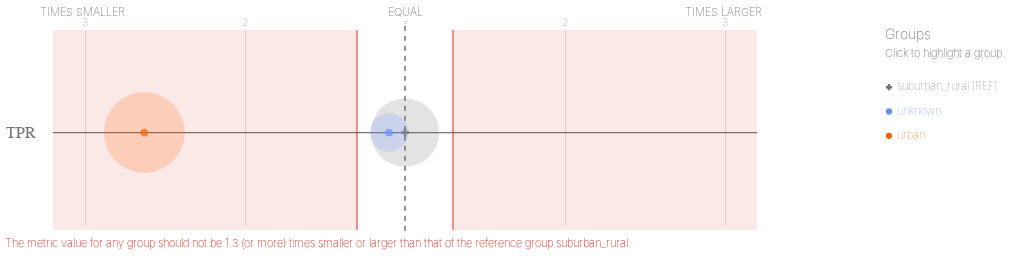

Notebook cell for this chart:
### Code cell
ap.disparities(bdf, metrics, 'metro_type', fairness_threshold = 1.3)

### Figure 1 — Vega-Lite specification as saved in the notebook (floating-point values rounded to 4 significant figures)
{"config": {"view": {"continuousWidth": 400, "continuousHeight": 300, "strokeWidth": 0}, "axisLeft": {"labelColor": "rgb(117,117,117)", "labelFont": "Arial", "labelFontSize": 16}}, "layer": [{"data": {"name": "data-b3bcfd1decd67fb31f95ea5e1bcd9e64"}, "mark": {"type": "rule", "stroke": "rgb(117,117,117)", "strokeWidth": 1.25, "tooltip": ""}, "encoding": {"x": {"type": "quantitative", "field": "x", "scale": {"domain": [-2, 2], "range": [80.0, 720.0]}}, "x2": {"field": "x2"}, "y": {"type": "nominal", "axis": {"domain": false, "labelAngle": 0, "labelPadding": -30, "orient": "left", "ticks": false, "title": ""}, "field": "metric", "scale": {"domain": ["TPR"], "range": [30, 225.0]}}}}, {"data": {"name": "data-79dd248bdaa0ea02c535240e8ad022c8"}, "mark": {"type": "rule", "stroke": "rgb(117,117,117)", "strokeDash": [5, 5], "strokeWidth": 1}, "encoding": {"tooltip": {"value": "suburban_rural [REF]"}, "x": {"value": 400.0}, "y": {"value": 20.83}, "y2": {"value": 229.2}}}, {"data": {"name": "data-bf3bbf11504879c3d6556966f4853596"}, "mark": {"type": "text", "align": "center", "color": "rgb(117,117,117)", "font": "Arial", "fontSize": 11, "fontWeight": 100, "tooltip": ""}, "encoding": {"text": {"type": "nominal", "field": "label"}, "x": {"type": "quantitative", "field": "value", "scale": {"domain": [-2, 2], "range": [80.0, 720.0]}}, "y": {"value": 17.5}}}, {"layer": [{"mark": {"type": "text", "align": "right", "fill": "rgb(117,117,117)", "font": "Arial", "fontSize": 11, "fontWeight": 100, "tooltip": ""}, "encoding": {"text": {"value": "TIMES SMALLER"}, "x": {"value": 120.0}, "y": {"value": 7.5}}}, {"mark": {"type": "text", "align": "left", "fill": "rgb(117,117,117)", "font": "Arial", "fontSize": 11, "fontWeight": 100, "tooltip": ""}, "encoding": {"text": {"value": "TIMES LARGER"}, "x": {"value": 680.0}, "y": {"value": 7.5}}}, {"mark": {"type": "text", "align": "center", "fill": "rgb(117,117,117)", "font": "Arial", "fontSize": 11, "fontWeight": 100, "tooltip": ""}, "encoding": {"text": {"value": "EQUAL"}, "x": {"value": 400.0}, "y": {"value": 7.5}}}], "data": {"name": "data-79dd248bdaa0ea02c535240e8ad022c8"}}, {"layer": [{"mark": {"type": "rule", "opacity": 0.8, "stroke": "rgb(217, 46, 28)", "strokeWidth": 1.25, "tooltip": ""}, "encoding": {"x": {"type": "quantitative", "field": "min", "scale": {"domain": [-2, 2], "range": [80.0, 720.0]}}, "y": {"value": 25.0}, "y2": {"value": 225.0}}}, {"mark": {"type": "rule", "opacity": 0.8, "stroke": "rgb(217, 46, 28)", "strokeWidth": 1.25, "tooltip": ""}, "encoding": {"x": {"type": "quantitative", "field": "max", "scale": {"domain": [-2, 2], "range": [80.0, 720.0]}}, "y": {"value": 25.0}, "y2": {"value": 225.0}}}, {"layer": [{"mark": {"type": "rect", "fill": "rgb(217, 46, 28)", "opacity": 0.1, "tooltip": ""}, "encoding": {"x": {"type": "quantitative", "field": "min", "scale": {"domain": [-2, 2], "range": [80.0, 720.0]}}, "x2": {"field": "lower_end"}, "y": {"value": 25.0}, "y2": {"value": 225.0}}}, {"mark": {"type": "rect", "fill": "rgb(217, 46, 28)", "opacity": 0.1, "tooltip": ""}, "encoding": {"x": {"type": "quantitative", "field": "max", "scale": {"domain": [-2, 2], "range": [80.0, 720.0]}}, "x2": {"field": "upper_end"}, "y": {"value": 25.0}, "y2": {"value": 225.0}}}]}, {"data": {"name": "data-79dd248bdaa0ea02c535240e8ad022c8"}, "mark": {"type": "text", "align": "left", "baseline": "top", "fill": "rgb(217, 46, 28)", "font": "Arial", "fontSize": 11, "fontWeight": 100, "tooltip": ""}, "encoding": {"text": {"value": "The metric value for any group should not be 1.3 (or more) times smaller or larger than that of the reference group suburban_rural."}, "x": {"value": 0}, "y": {"value": 233.3}}}], "data": {"name": "data-b643063563633c31a45d634da5f365b2"}}, {"layer": [{"mark": "circle"}, {"data": {"name": "data-a372bb0cd8e18747a9ccd0ff067f20de"}, "mark": {"type": "circle", "opacity": 0.2}, "encoding": {"color": {"condition": {"type": "nominal", "field": "attribute_value", "legend": null, "scale": {"domain": ["suburban_rural", "unknown", "urban"], "range": ["rgb(117,117,117)", "rgb(100, 143, 255)", "rgb(254, 97, 0)", "rgb(220, 38, 127)", "rgb(255, 176, 0)", "rgb(120, 94, 240)"]}, "selection": "selector005"}, "value": "rgb(224,224,224)"}, "size": {"type": "quantitative", "field": "group_size", "legend": null, "scale": {"domain": [0, 10940.0], "range": [0, 7854.0]}}, "tooltip": [{"type": "nominal", "field": "attribute_value", "title": "Group"}, {"type": "nominal", "field": "tooltip_group_size", "title": "Group Size"}, {"type": "nominal", "field": "tooltip_disparity_explanation_tpr", "title": "Disparity"}, {"type": "quantitative", "field": "tpr", "format": ".2f", "title": "TPR"}], "x": {"type": "quantitative", "axis": {"domain": false, "labels": false, "ticks": false, "title": null, "values": [-2, -1, 1, 2]}, "field": "tpr_disparity_scaled", "scale": {"domain": [-2, 2], "range": [80.0, 720.0]}}, "y": {"type": "nominal", "axis": {"domain": false, "grid": false, "labels": false, "ticks": false, "title": " "}, "field": "metric_variable", "scale": {"domain": ["TPR"], "range": [30, 225.0]}}}, "selection": {"selector007": {"type": "multi", "empty": "all", "fields": ["attribute_value"]}}, "transform": [{"calculate": "'TPR'", "as": "metric_variable"}]}, {"layer": [{"mark": "point"}, {"data": {"name": "data-a372bb0cd8e18747a9ccd0ff067f20de"}, "mark": {"type": "point", "filled": true, "size": 60}, "encoding": {"color": {"condition": {"type": "nominal", "field": "attribute_value", "legend": null, "scale": {"domain": ["suburban_rural", "unknown", "urban"], "range": ["rgb(117,117,117)", "rgb(100, 143, 255)", "rgb(254, 97, 0)", "rgb(220, 38, 127)", "rgb(255, 176, 0)", "rgb(120, 94, 240)"]}, "selection": "selector005"}, "value": "rgb(224,224,224)"}, "shape": {"type": "nominal", "field": "attribute_value", "legend": null, "scale": {"domain": ["suburban_rural", "unknown", "urban"], "range": ["cross", "circle", "circle"]}}, "tooltip": [{"type": "nominal", "field": "attribute_value", "title": "Group"}, {"type": "nominal", "field": "tooltip_group_size", "title": "Group Size"}, {"type": "nominal", "field": "tooltip_disparity_explanation_tpr", "title": "Disparity"}, {"type": "quantitative", "field": "tpr", "format": ".2f", "title": "TPR"}], "x": {"type": "quantitative", "axis": {"domain": false, "labels": false, "ticks": false, "title": null, "values": [-2, -1, 1, 2]}, "field": "tpr_disparity_scaled", "scale": {"domain": [-2, 2], "range": [80.0, 720.0]}}, "y": {"type": "nominal", "axis": {"domain": false, "grid": false, "labels": false, "ticks": false, "title": " "}, "field": "metric_variable", "scale": {"domain": ["TPR"], "range": [30, 225.0]}}}, "selection": {"selector006": {"type": "multi", "empty": "all", "fields": ["attribute_value"]}}, "transform": [{"calculate": "'TPR'", "as": "metric_variable"}]}]}]}, {"layer": [{"mark": {"type": "point", "filled": true, "opacity": 1, "size": 39.48}, "encoding": {"color": {"condition": {"type": "nominal", "field": "attribute_value", "legend": null, "scale": {"domain": ["suburban_rural", "unknown", "urban"], "range": ["rgb(117,117,117)", "rgb(100, 143, 255)", "rgb(254, 97, 0)", "rgb(220, 38, 127)", "rgb(255, 176, 0)", "rgb(120, 94, 240)"]}, "selection": "selector005"}, "value": "rgb(224,224,224)"}, "shape": {"type": "nominal", "field": "attribute_value", "legend": null, "scale": {"domain": ["suburban_rural", "unknown", "urban"], "range": ["cross", "circle", "circle"]}}, "x": {"value": 884.0}, "y": {"type": "nominal", "axis": {"domain": false, "grid": false, "labels": false, "ticks": false, "title": " "}, "field": "attribute_value", "scale": {"domain": ["suburban_rural", "unknown", "urban"], "range": [70, 143]}}}, "selection": {"selector005": {"type": "multi", "empty": "all", "fields": ["attribute_value"]}}}, {"mark": {"type": "text", "align": "left", "baseline": "middle", "font": "Arial", "fontSize": 11, "fontWeight": 100}, "encoding": {"color": {"condition": {"type": "nominal", "field": "attribute_value", "legend": null, "scale": {"domain": ["suburban_rural", "unknown", "urban"], "range": ["rgb(117,117,117)", "rgb(100, 143, 255)", "rgb(254, 97, 0)", "rgb(220, 38, 127)", "rgb(255, 176, 0)", "rgb(120, 94, 240)"]}, "selection": "selector005"}, "value": "rgb(224,224,224)"}, "text": {"type": "nominal", "field": "label"}, "x": {"value": 892.0}, "y": {"type": "nominal", "axis": {"domain": false, "grid": false, "labels": false, "ticks": false, "title": " "}, "field": "attribute_value", "scale": {"domain": ["suburban_rural", "unknown", "urban"], "range": [70, 143]}}}, "selection": {"selector008": {"type": "multi", "empty": "all", "fields": ["attribute_value"]}}}, {"data": {"name": "data-79dd248bdaa0ea02c535240e8ad022c8"}, "mark": {"type": "text", "align": "left", "baseline": "middle", "color": "rgb(117,117,117)", "font": "Arial", "fontSize": 11, "fontWeight": 100}, "encoding": {"text": {"value": "Click to highlight a group."}, "x": {"value": 880.0}, "y": {"value": 49}}}, {"data": {"name": "data-79dd248bdaa0ea02c535240e8ad022c8"}, "mark": {"type": "text", "align": "left", "baseline": "middle", "color": "rgb(117,117,117)", "font": "Arial", "fontSize": 14, "fontWeight": 100}, "encoding": {"text": {"value": "Groups"}, "x": {"value": 880.0}, "y": {"value": 30}}}], "data": {"name": "data-e1f9423a4bded23d71327d85bde107c5"}}], "height": 250, "resolve": {"scale": {"size": "independent", "y": "independent"}}, "width": 800, "$schema": "https://vega.github.io/schema/vega-lite/v4.8.1.json", "datasets": {"data-b3bcfd1decd67fb31f95ea5e1bcd9e64": [{"metric": "TPR", "x": -2.2, "x2": 2.2}], "data-79dd248bdaa0ea02c535240e8ad022c8": [{"a": 1, "b": 0}, {"a": 1, "b": 0}], "data-bf3bbf11504879c3d6556966f4853596": [{"value": -2, "label": 3}, {"value": -1, "label": 2}, {"value": 0, "label": "="}, {"value": 1, "label": 2}, {"value": 2, "label": 3}], "data-b643063563633c31a45d634da5f365b2": [{"min": -0.3, "max": 0.3, "lower_end": -2.2, "upper_end": 2.2}], "data-a372bb0cd8e18747a9ccd0ff067f20de": [{"attribute_name": "metro_type", "attribute_value": "suburban_rural", "group_size": 6506, "total_entities": 17677, "tpr": 0.1337, "tpr_disparity": 1.0, "tpr_disparity_scaled": 0.0, "tooltip_group_size": "6,506 (36.80%)", "tooltip_disparity_explanation_tpr": "Reference group"}, {"attribute_name": "metro_type", "attribute_value": "unknown", "group_size": 2056, "total_entities": 17677, "tpr": 0.1216, "tpr_disparity": 0.9091, "tpr_disparity_scaled": -0.09998, "tooltip_group_size": "2,056 (11.63%)", "tooltip_disparity_explanation_tpr": "1.10 times smaller TPR than the reference group"}, {"attribute_name": "metro_type", "attribute_value": "urban", "group_size": 9115, "total_entities": 17677, "tpr": 0.05085, "tpr_disparity": 0.3803, "tpr_disparity_scaled": -1.63, "tooltip_group_size": "9,115 (51.56%)", "tooltip_disparity_explanation_tpr": "2.63 times smaller TPR than the reference group"}], "data-e1f9423a4bded23d71327d85bde107c5": [{"attribute_value": "suburban_rural", "label": "suburban_rural [REF]"}, {"attribute_value": "unknown", "label": "unknown"}, {"attribute_value": "urban", "label": "urban"}]}}
